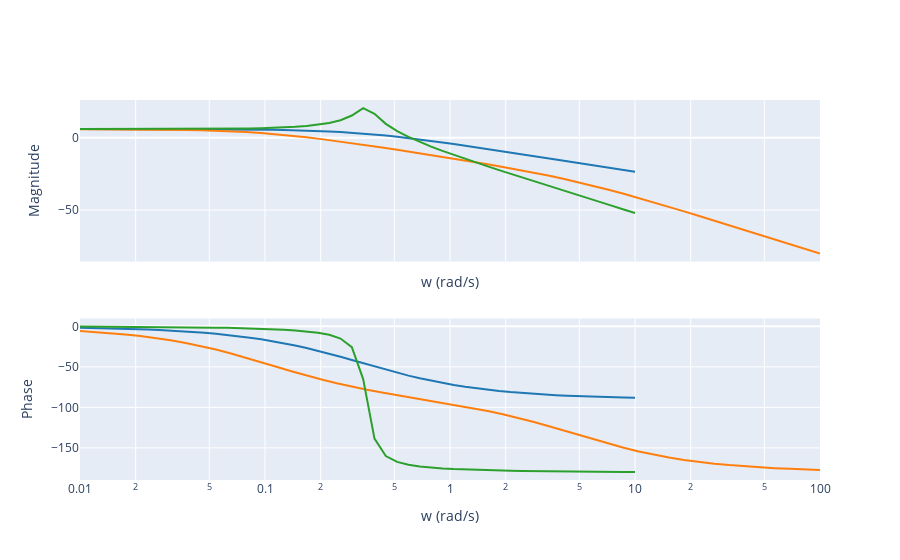

Here is the notebook cell this chart was saved with:
### Markdown cell above
#### 2.2 Analyse Fréquentielle

La réponse harmonique ou réponse fréquentielle permet d'analyser la réponse temporelle du système à une entrée sinusoïdale en régime permanent par une lecture directe du module (coefficient d'amplification ou d'atténuation) et de la phase (avance ou retard) pour toutes les fréquences du signal d'entrée. Cette analyse permet d'évaluer les performances en régime dynamique telles que la bande passante, le filtrage, le déphasage du processus.

On rappelle que la réponse harmonique est obtenue en étudiant le gain et la phase de la fonction complexe $F(j\omega)$ correspondant à $F(p)$ où on remplace $p = j\omega$ ( $\omega$ : pulsation réelle du signal d'entrée).
La réponse harmonique peut être visualisée sous différentes formes : Bode, Nyquist, ou Black-Nichols en utilisant la fonction `figure()`


##### Diagramme de Bode

**Question :** Visualisez les diagrammes de Bode des 3 fonctions de transfert. Analysez le comportement de chacune d'elle.

### Code cell
#mag,phase,w = bode_plot(F1,dB=True)
fig = figure("bode")
fig.plot(F1)
fig.plot(F2)
fig.plot(F3)
fig.show()
